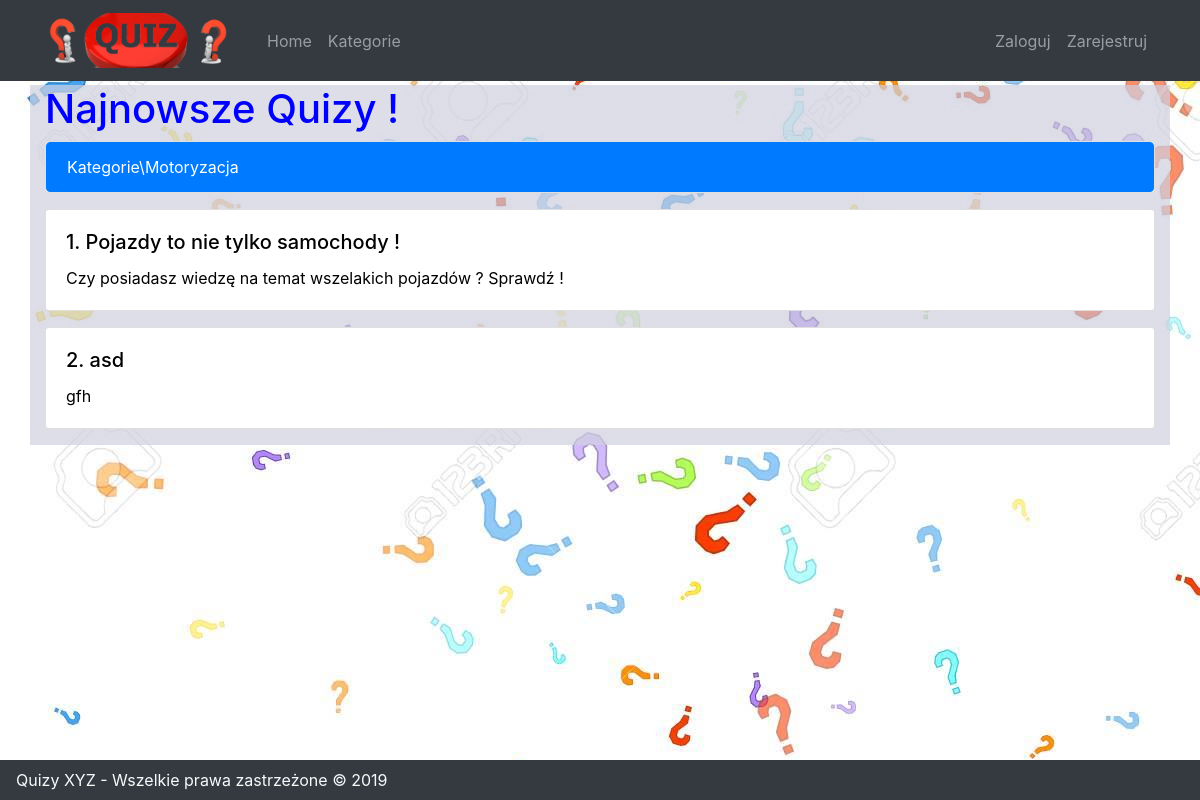
Page /category/7/ on the committed database.
### quizApp/models.py (models this page shows, shortened)
class Category(models.Model):
    name = models.CharField(max_length=100)
    image = models.ImageField(default='default.png', upload_to='category_img')
    def __str__(self):
        return self.name

class Post(models.Model):
    title = models.CharField(max_length=100)
    description = models.TextField()
    date_posted = models.DateTimeField(default=timezone.now)
    category = models.ForeignKey(Category, on_delete=models.CASCADE, default=None)
    author = models.ForeignKey(User, on_delete=models.CASCADE)

### quizApp/views.py (the view)
# urls.py: path('category/<int:pk>/', CategoryDetailView.as_view(), name='category-detail'),
class CategoryDetailView(DetailView):
    extra_context = {
        'quizy':Post.objects.all()
    }
    model = Category

### quizApp/templates/quizApp/category_detail.html (shortened to what this page needs)
{% extends "base.html" %}
{% load static %}
{% block content %}
<div class="kategoria"><h1>Najnowsze Quizy !</h1></div>
<div class="list-group">
    <div class="card mb-3">
    <a href="{% url 'category' %}" class="list-group-item list-group-item-action active">Kategorie\{{object}}</a>
    </div>
    {% for quiz in quizy %}
    {% if quiz.category == object %}
    <div class="card mb-3">
        <a class="quiz_link" href="{% url 'quiz-detail' quiz.id %}">
            <div class="card-body">
                <h5 class="card-title">{{quiz.title}}</h5>
                <p class="card-text">{{quiz.description}}</p>
            </div>
        </a>
    </div>
    {% endif %}
    {% endfor %}
</div>
{% endblock %}

### static/css/style.css (style rules this page uses)
body { padding-bottom: 70px; background-image: url('../img/tlo.jpg'); counter-reset: my-sec-counter; }
.kategoria { color:blue; }
a { color: black; }
h5::before { counter-increment: my-sec-counter; content:counter(my-sec-counter) ". "; }

### rows in the picture
Category: name "Motoryzacja"
Post: title "Pojazdy to nie tylko samochody !", description "Czy posiadasz wiedzę na temat wszelakich pojazdów ? Sprawdź !"
Post: title "asd", description "gfh"
